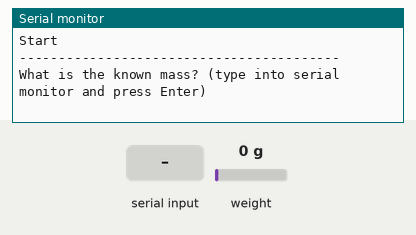
Recording of a sketch running on a simulated Arduino Uno, built with avr-gcc and run on an emulated ATmega328P. On the bench: the last lines printed to the serial monitor. The inputs (shaded band) are chosen by the test bench; at power-on: weight on the scale 0 g.

Above: at 1.8 s.
1.9 s: "90,45\n" received over Serial
At 2.6 s:
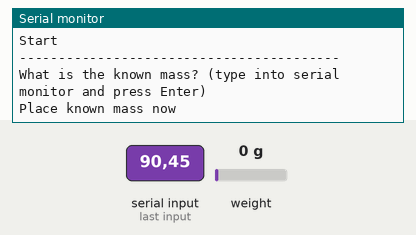
At 9.1 s:
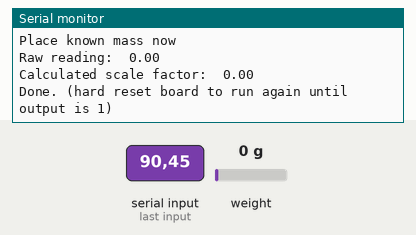

The sketch:

calibrate.ino
```cpp
#include "HX711.h"

// HX711 circuit wiring
const int LOADCELL_DOUT_PIN = A0;
const int LOADCELL_SCK_PIN = A1;
int mass;
float reading;

HX711 load_cell;

void setup() {
  Serial.begin(9600);
  Serial.println("Start");
  // Initialize library with data output pin, clock input pin and gain factor.
  // Channel selection is made by passing the appropriate gain:
  // - With a gain factor of 64 or 128, channel A is selected
  // - With a gain factor of 32, channel B is selected
  // By omitting the gain factor parameter, the library
  // default "128" (Channel A) is used here.
  load_cell.begin(LOADCELL_DOUT_PIN, LOADCELL_SCK_PIN);
  load_cell.set_gain(128); // use channel A
  Serial.println("-----------------------------------------");
  load_cell.set_scale();
  load_cell.tare();
  Serial.println("What is the known mass? (type into serial monitor and press Enter)");
  while (Serial.available() == 0) {
    // Wait for user to input data
  }
  mass = Serial.parseInt();
  Serial.println("Place known mass now");
  delay(5000);
  reading = load_cell.get_units(10);
  Serial.print("Raw reading:\t");
  Serial.println(reading);
  Serial.print("Calculated scale factor:\t");
  Serial.println(reading/mass);
  Serial.print("Done. (hard reset board to run again until output is 1)");
}

void loop() {
}
```

Measured:
- after the input at 1.9 s, the serial monitor: prints a new line at once (image 1)
